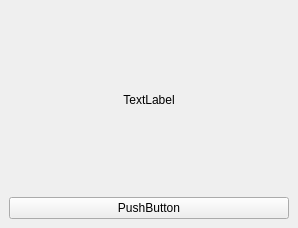
<?xml version="1.0" encoding="UTF-8"?>
<ui version="4.0">
 <class>MainWindow</class>
 <widget class="QMainWindow" name="MainWindow">
  <property name="geometry">
   <rect>
    <x>0</x>
    <y>0</y>
    <width>298</width>
    <height>228</height>
   </rect>
  </property>
  <property name="windowTitle">
   <string>MainWindow</string>
  </property>
  <widget class="QWidget" name="centralwidget">
   <layout class="QHBoxLayout" name="horizontalLayout">
    <item>
     <layout class="QVBoxLayout" name="verticalLayout">
      <item>
       <widget class="QLabel" name="_infoLabel">
        <property name="text">
         <string>TextLabel</string>
        </property>
        <property name="alignment">
         <set>Qt::AlignCenter</set>
        </property>
       </widget>
      </item>
      <item>
       <widget class="QPushButton" name="myButton">
        <property name="text">
         <string>PushButton</string>
        </property>
       </widget>
      </item>
     </layout>
    </item>
   </layout>
  </widget>
 </widget>
 <resources/>
 <connections/>
</ui>
